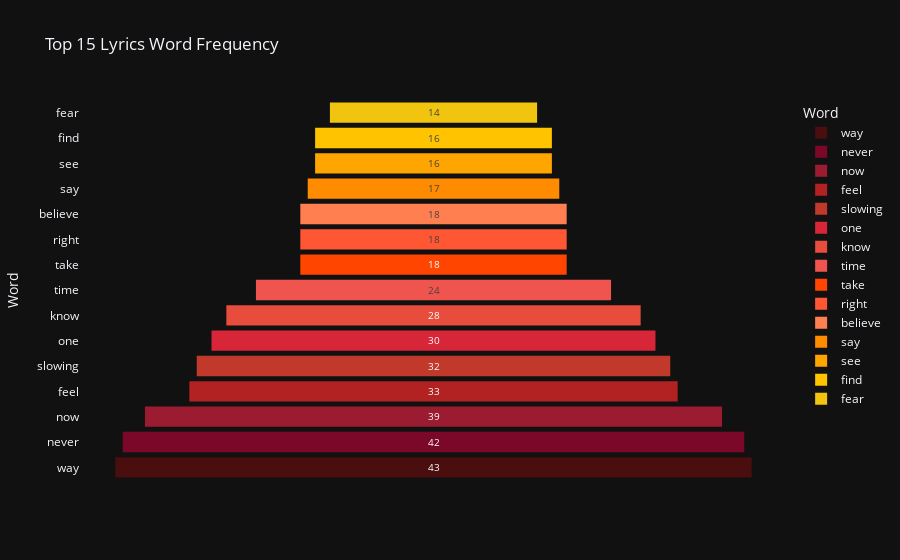

Write notebook code for a chart like this one.
### Markdown cell above
### Breach Funnel Chart

### Code cell
import plotly.express as px
import pandas as pd

df_counts = pd.DataFrame(counts.most_common(15), columns=['Word', 'Count'])

fig = px.funnel(df_counts,
                x='Count',
                y='Word',
                title='Top 15 Lyrics Word Frequency',
                color='Word',
                color_discrete_sequence=warm_colors)

fig.show()

### Figure 1 — Plotly figure (JSON) as saved in the notebook; plotly's stock layout.template omitted (floating-point values rounded to 4 significant figures)
{"data": [{"hovertemplate": "Word=%{y}<br>Count=%{x}<extra></extra>", "legendgroup": "way", "marker": {"color": "#4A0E0E"}, "name": "way", "orientation": "h", "showlegend": true, "x": [43], "xaxis": "x", "y": ["way"], "yaxis": "y", "type": "funnel"}, {"hovertemplate": "Word=%{y}<br>Count=%{x}<extra></extra>", "legendgroup": "never", "marker": {"color": "#7B0828"}, "name": "never", "orientation": "h", "showlegend": true, "x": [42], "xaxis": "x", "y": ["never"], "yaxis": "y", "type": "funnel"}, {"hovertemplate": "Word=%{y}<br>Count=%{x}<extra></extra>", "legendgroup": "now", "marker": {"color": "#9B1B30"}, "name": "now", "orientation": "h", "showlegend": true, "x": [39], "xaxis": "x", "y": ["now"], "yaxis": "y", "type": "funnel"}, {"hovertemplate": "Word=%{y}<br>Count=%{x}<extra></extra>", "legendgroup": "feel", "marker": {"color": "#B22222"}, "name": "feel", "orientation": "h", "showlegend": true, "x": [33], "xaxis": "x", "y": ["feel"], "yaxis": "y", "type": "funnel"}, {"hovertemplate": "Word=%{y}<br>Count=%{x}<extra></extra>", "legendgroup": "slowing", "marker": {"color": "#C0392B"}, "name": "slowing", "orientation": "h", "showlegend": true, "x": [32], "xaxis": "x", "y": ["slowing"], "yaxis": "y", "type": "funnel"}, {"hovertemplate": "Word=%{y}<br>Count=%{x}<extra></extra>", "legendgroup": "one", "marker": {"color": "#D72638"}, "name": "one", "orientation": "h", "showlegend": true, "x": [30], "xaxis": "x", "y": ["one"], "yaxis": "y", "type": "funnel"}, {"hovertemplate": "Word=%{y}<br>Count=%{x}<extra></extra>", "legendgroup": "know", "marker": {"color": "#E74C3C"}, "name": "know", "orientation": "h", "showlegend": true, "x": [28], "xaxis": "x", "y": ["know"], "yaxis": "y", "type": "funnel"}, {"hovertemplate": "Word=%{y}<br>Count=%{x}<extra></extra>", "legendgroup": "time", "marker": {"color": "#F0544F"}, "name": "time", "orientation": "h", "showlegend": true, "x": [24], "xaxis": "x", "y": ["time"], "yaxis": "y", "type": "funnel"}, {"hovertemplate": "Word=%{y}<br>Count=%{x}<extra></extra>", "legendgroup": "take", "marker": {"color": "#FF4500"}, "name": "take", "orientation": "h", "showlegend": true, "x": [18], "xaxis": "x", "y": ["take"], "yaxis": "y", "type": "funnel"}, {"hovertemplate": "Word=%{y}<br>Count=%{x}<extra></extra>", "legendgroup": "right", "marker": {"color": "#FF5733"}, "name": "right", "orientation": "h", "showlegend": true, "x": [18], "xaxis": "x", "y": ["right"], "yaxis": "y", "type": "funnel"}, {"hovertemplate": "Word=%{y}<br>Count=%{x}<extra></extra>", "legendgroup": "believe", "marker": {"color": "#FF7F50"}, "name": "believe", "orientation": "h", "showlegend": true, "x": [18], "xaxis": "x", "y": ["believe"], "yaxis": "y", "type": "funnel"}, {"hovertemplate": "Word=%{y}<br>Count=%{x}<extra></extra>", "legendgroup": "say", "marker": {"color": "#FF8C00"}, "name": "say", "orientation": "h", "showlegend": true, "x": [17], "xaxis": "x", "y": ["say"], "yaxis": "y", "type": "funnel"}, {"hovertemplate": "Word=%{y}<br>Count=%{x}<extra></extra>", "legendgroup": "see", "marker": {"color": "#FFA500"}, "name": "see", "orientation": "h", "showlegend": true, "x": [16], "xaxis": "x", "y": ["see"], "yaxis": "y", "type": "funnel"}, {"hovertemplate": "Word=%{y}<br>Count=%{x}<extra></extra>", "legendgroup": "find", "marker": {"color": "#FFC300"}, "name": "find", "orientation": "h", "showlegend": true, "x": [16], "xaxis": "x", "y": ["find"], "yaxis": "y", "type": "funnel"}, {"hovertemplate": "Word=%{y}<br>Count=%{x}<extra></extra>", "legendgroup": "fear", "marker": {"color": "#F1C40F"}, "name": "fear", "orientation": "h", "showlegend": true, "x": [14], "xaxis": "x", "y": ["fear"], "yaxis": "y", "type": "funnel"}], "layout": {"xaxis": {"anchor": "y", "domain": [0.0, 1.0], "title": {"text": "Count"}}, "yaxis": {"anchor": "x", "domain": [0.0, 1.0], "title": {"text": "Word"}, "categoryorder": "array", "categoryarray": ["fear", "find", "see", "say", "believe", "right", "take", "time", "know", "one", "slowing", "feel", "now", "never", "way"]}, "legend": {"title": {"text": "Word"}, "tracegroupgap": 0}, "title": {"text": "Top 15 Lyrics Word Frequency"}}}
